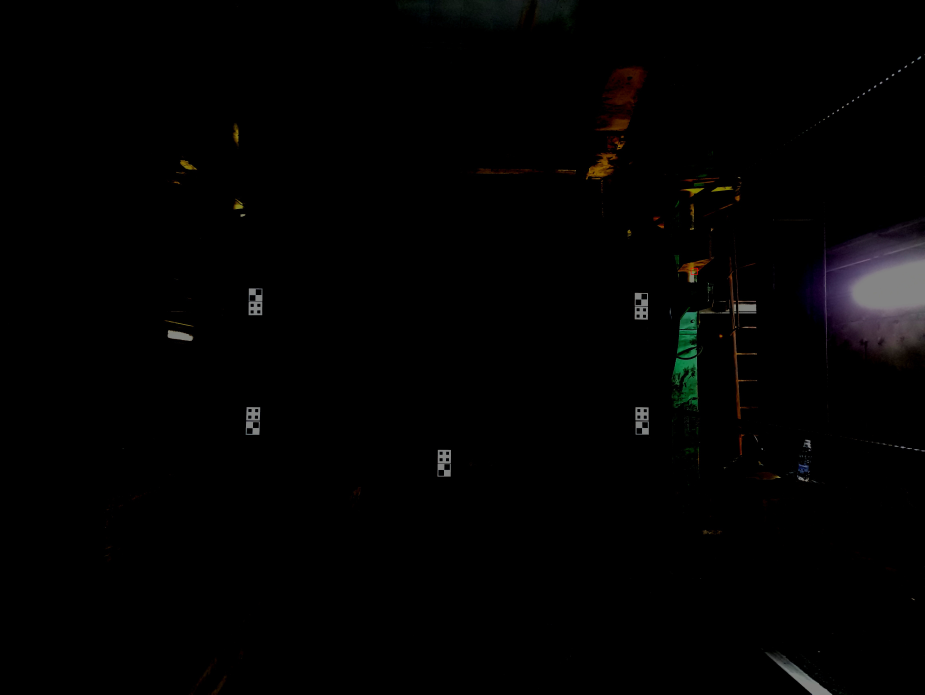
#> input picture Dissertation_project/Image for template.jpg, 4624 x 3472 px (shown at 1/5 size)
$ python Dot_check.py --image 'Image for template.jpg'   (older library calls are emulated)
#> lines starting #> are read from the running program, lines starting #| are printed output that depends on the picture; after the words box and inside, x2 and y2 are one past the last pixel; in counts of white or black regions, pixels touching at a corner belong together
# Obsolete module for testing corner point detection on marks
import argparse
import cv2
import imutils
import numpy
import numpy as np
from imutils import perspective
from imutils import contours
from scipy.spatial import distance as dist

import rawpy
import imageio


# Program for just finding the dots and contours on an image
# Use it if you need to test how image quality affects contour and dot search
def approx_sorter(tup_list):
    for i in range(len(tup_list)):
        already_sorted = True
        for j in range(len(tup_list) - i - 1):
            if tup_list[j] > tup_list[j + 1]:
                tup_list[j], tup_list[j + 1] = tup_list[j + 1], tup_list[j]
                already_sorted = False
        if already_sorted:
            break
    for i in range(len(tup_list)):
        already_sorted = True
        for j in range(len(tup_list) - 1):
            x1, y1 = tup_list[j]
            x2, y2 = tup_list[j + 1]
            if abs(x1 - x2) < 3 and y1 > y2:
                tup_list[j], tup_list[j + 1] = tup_list[j + 1], tup_list[j]
                already_sorted = False
        if already_sorted:
            break
    # check = tuple(abs(np.subtract(tup_list, key_item)))
    return tup_list


# Converter from RAW to png or jpeg?
def OpenDNG(path):
    with rawpy.imread(path) as raw:
        image = raw.postprocess()
    return image


destination = r'C:\Users\andre\Desktop\_учеба\Магистратура\диссер\Distance detection\Images'
# construct the argument parse and parse the arguments
ap = argparse.ArgumentParser()
ap.add_argument("-i", "--image", required=True,
                help="path to the input image")

# Acquire template and image
args = vars(ap.parse_args())
# template = cv2.imread(args["template"])
image = cv2.imread(args["image"])
#> image is the input picture: shape (3472, 4624, 3); mean B, G, R 2.3, 2.3, 2.5
# image = OpenDNG(args["image"])

# Apply gamma correction
gamma = 5.0
lookUpTable = np.empty((1, 256), np.uint8)
for i in range(256):
    lookUpTable[0, i] = np.clip(pow(i / 255.0, gamma) * 255.0, 0, 255)
new_image = cv2.LUT(image, lookUpTable)
# gray = cv2.cvtColor(image, cv2.COLOR_BGR2GRAY)
gray = cv2.cvtColor(new_image, cv2.COLOR_BGR2GRAY)
gray = cv2.GaussianBlur(gray, (3, 3), 0)
edged = cv2.Canny(gray, 50, 100)
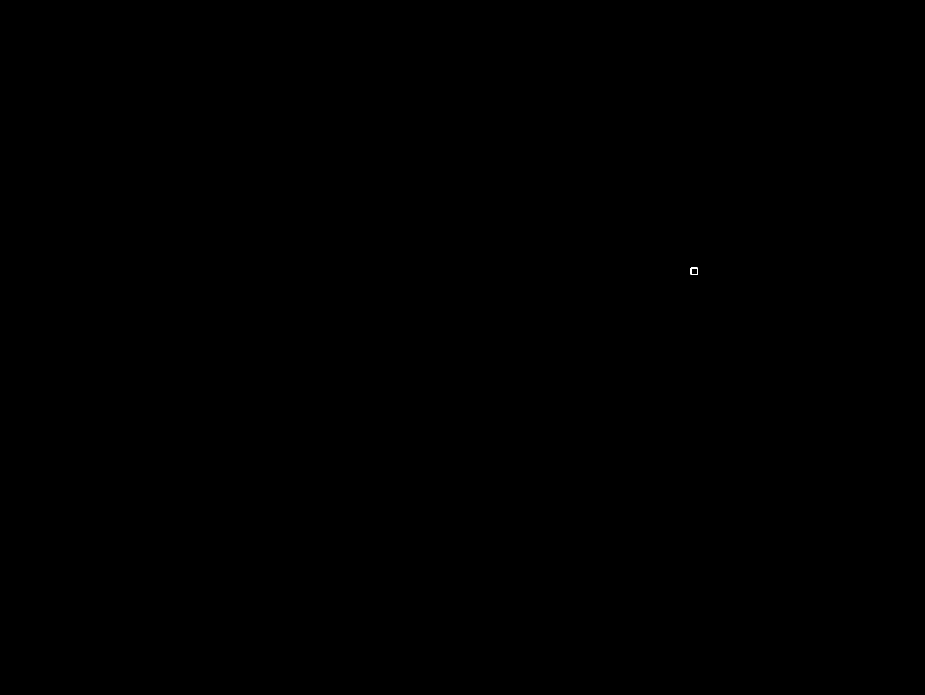
#> edged: shape (3472, 4624) (shown at 1/5 size); 0% white in thin lines or dots, all inside (x1, y1, x2, y2) = (3453, 1338, 3489, 1375)

cnts = cv2.findContours(edged.copy(), cv2.RETR_EXTERNAL,
                        cv2.CHAIN_APPROX_SIMPLE)
#> cnts = 1 contour; box (x1, y1, x2, y2) and area: (3453, 1338, 3489, 1375) 1188
cnts = imutils.grab_contours(cnts)
(cnts, _) = contours.sort_contours(cnts)
(cnts_y, _) = contours.sort_contours(cnts, method="top-to-bottom")
#> cnts_y has the same summary as cnts
# Good features to track test
corners = cv2.goodFeaturesToTrack(gray, 5000, 0.1, 6)
#> corners = [[3484, 1343], [3486, 1372], [3455, 1341], [3455, 1372], [3458, 1354], [3471, 1370]]
corners = np.int0(corners)
#
k = 0
cntr_box_x = []
cntr_box_y = []
# visualise found contours
for c in cnts:
    # if the contour is not sufficiently large, ignore it
    if cv2.contourArea(c) < 500:
        continue
    #    print(f"area is {cv2.contourArea(c)}")
    dot_box_x = []
    box = cv2.minAreaRect(c)
    box = cv2.cv.BoxPoints(box) if imutils.is_cv2() else cv2.boxPoints(box)
    box = np.array(box, dtype="int")
    box = perspective.order_points(box)

    # Using a ratio to skip all non-mark contours
    ratio = ((box[0][0] - box[1][0]) ** 2 + (box[0][1] - box[1][1]) ** 2) / (
            (box[0][0] - box[3][0]) ** 2 + (box[0][1] - box[3][1]) ** 2)
    #    print("ratio is ", ratio)
    # (0.15 <= ratio <= 0.35) or
    if 0.9 <= ratio <= 1.1:
        cv2.drawContours(image, [box.astype("int")], -1, (0, 255, 0), 3)
    else:
        continue
    # Remove all points which are outside the contour
    # Put all points in the list
    for point in corners:
        outside = 0
        x, y = point.ravel()
        # skip if the point is outside the selected contour
        outside = cv2.pointPolygonTest(c, (int(x), int(y)), True)
        if outside < 0:
            continue
        else:
            dot_box_x.append((x, y))
            cv2.circle(image, (x, y), 3, (255, 0, 0), -1)
#> this loop made 1 pass
#> (box, ratio) on pass 1: ([[3453, 1338], [3488, 1338], [3488, 1374], [3453, 1374]], 0.945)
#           print(f"point found at: {(x, y)}")
# print(f"point found: {x,y}")

image = cv2.hconcat([image, new_image])
cv2.imwrite("Results/result.jpg", image)
